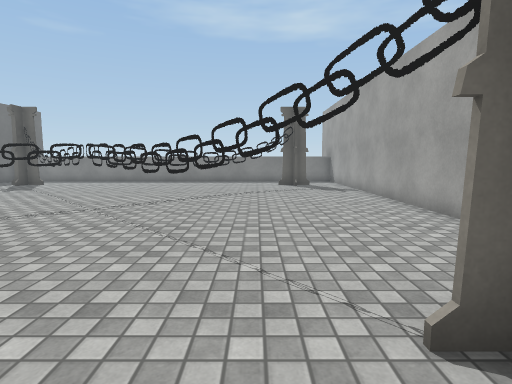
[1] (above)

16 first-person views from a walk through a Unity game level. The camera is 1.3 m above the floor, tilts 6° down and sees 80° across. The floor is counted in squares, 1 m on a side. Each view is taken from the middle of a square. On the plan, view 1 faces up. The plan holds only what a view shows up to about 14 squares ahead; the rest is blank. The place goes on beyond the plan. Some animated figures are left out. Some surface patterns are stand-ins.

[2]
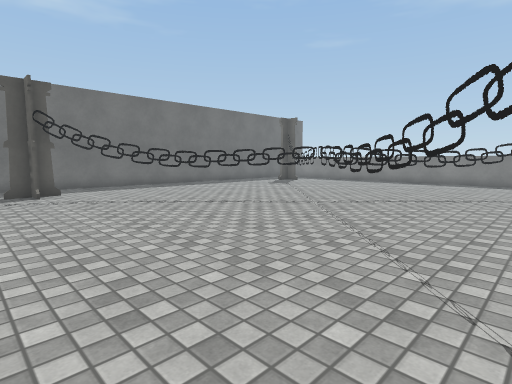

[3]
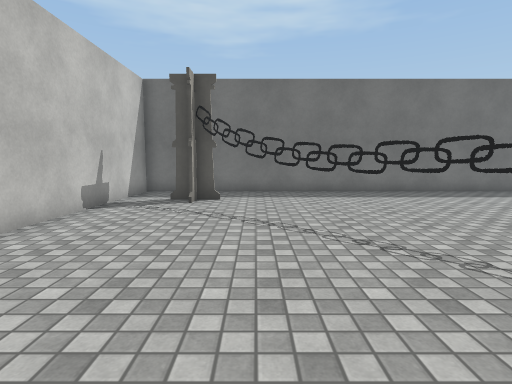

[4]
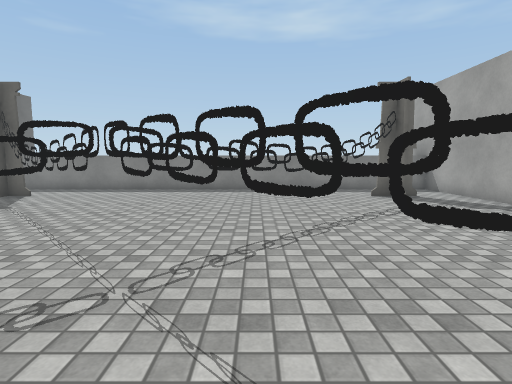

[5]
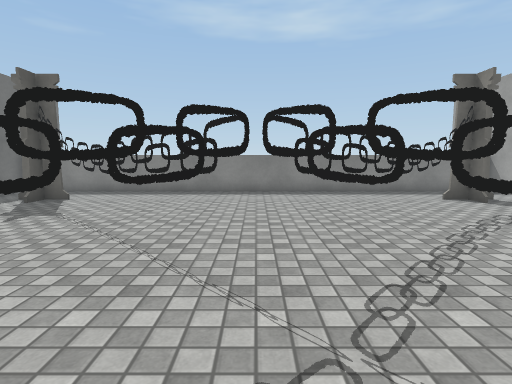

[6]
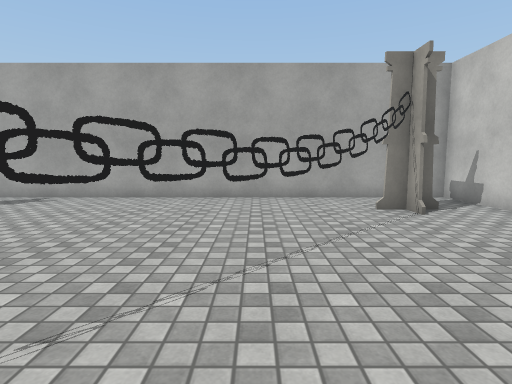

[7]
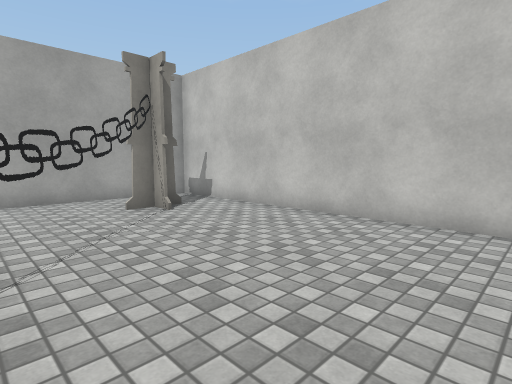

[8]
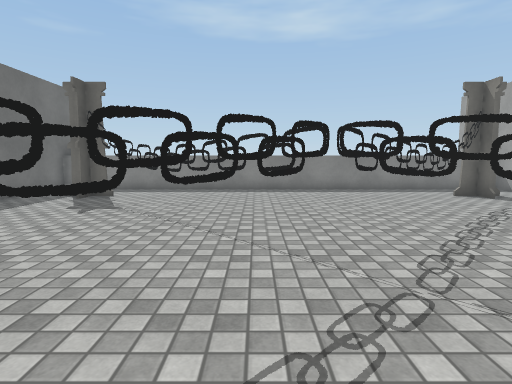

[9]
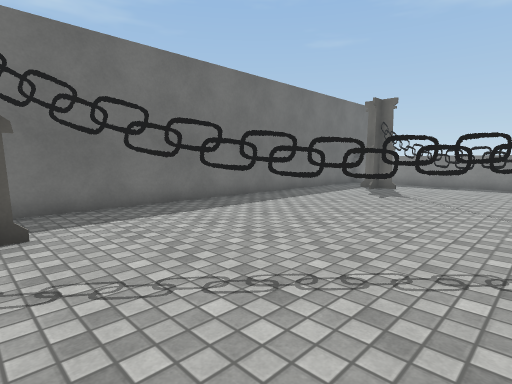

[10]
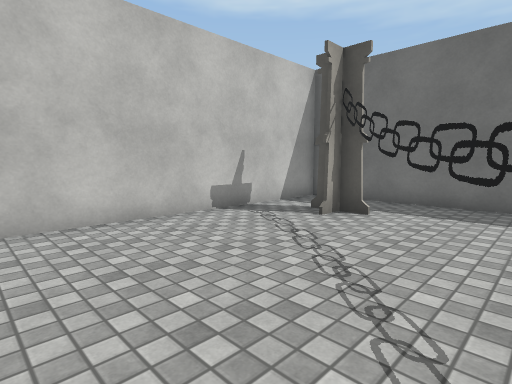

[11]
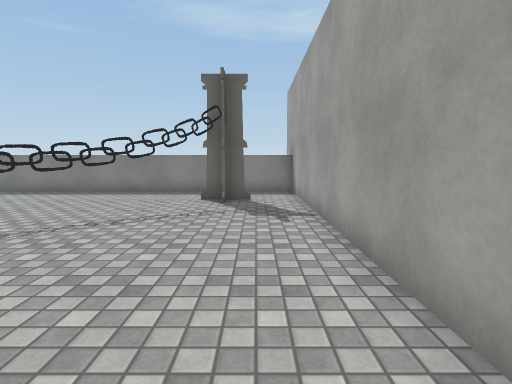

[12]
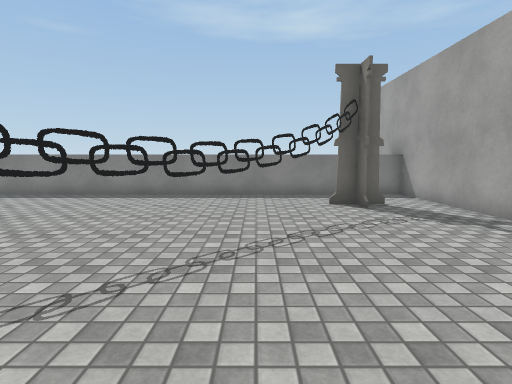

[13]
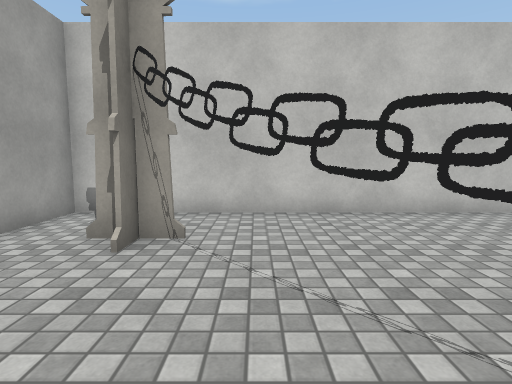

[14]
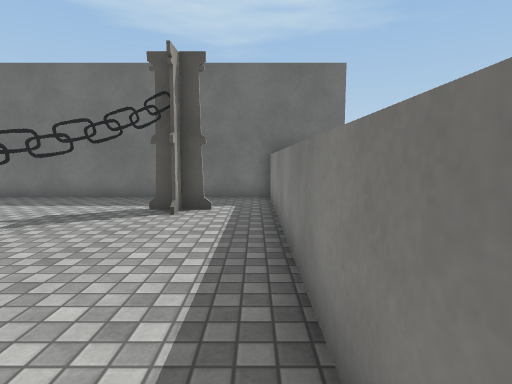

[15]
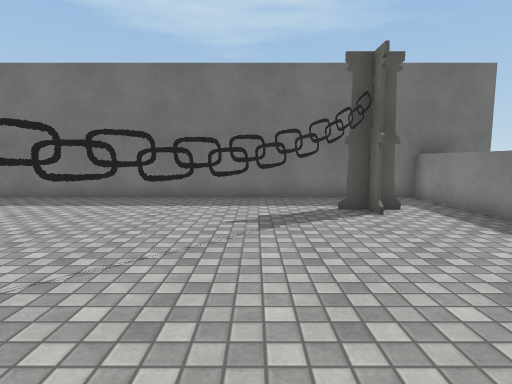

[16]
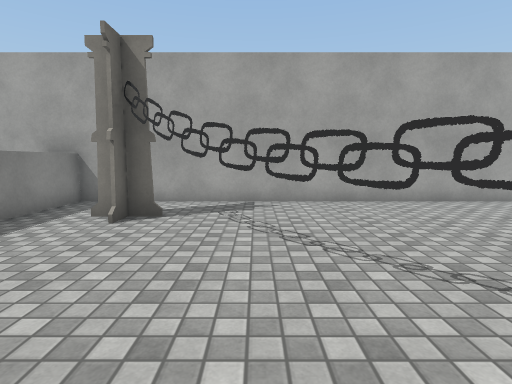

### Floor plan
Key: @ floor where view 1 was taken; # wall or solid block; . floor; ^ raised ledge; O other object.
Columns run from 15 left of view 1 to 5 right of it. Each row starts with its distance up from view 1.
 21 #                   #
 20 #                   #
 19 ^^^^^^^^^^^^^^^^^^^^^
 18 #...................#
 17 #...................#
 16 #..##...........##..#
 15 #..#O...........O#..#
 14 #....O.........O....#
 13 #.....O.......O.....#
 12 #......O.....O......#
 11 #.......O...O.......#
 10 #........O.O........#
  9 #.........O.........#
  8 #........O.O........#
  7 #.......O...O.......#
  6 #......O.....O......#
  5 #.....O.......O.....#
  4 #....O.........O....#
  3 #..#O...........O#..#
  2 #..##...........##..#
  1 #...................#
  0 #..............@....#
 -1 #####################

Positions as (right, up) in squares from view 1, and headings:
1: (0, 0), facing up
2: (1, 0), facing up-left
3: (-2, 4), facing left
4: (-3, 5), facing up
5: (-5, 6), facing up
6: (-6, 6), facing right
7: (-6, 6), facing down-right
8: (-6, 5), facing up
9: (-6, 2), facing up-left
10: (-5, 6), facing down-left
11: (3, 6), facing up
12: (-1, 7), facing up
13: (0, 7), facing down
14: (-4, 18), facing left
15: (-4, 13), facing left
16: (-5, 13), facing right
